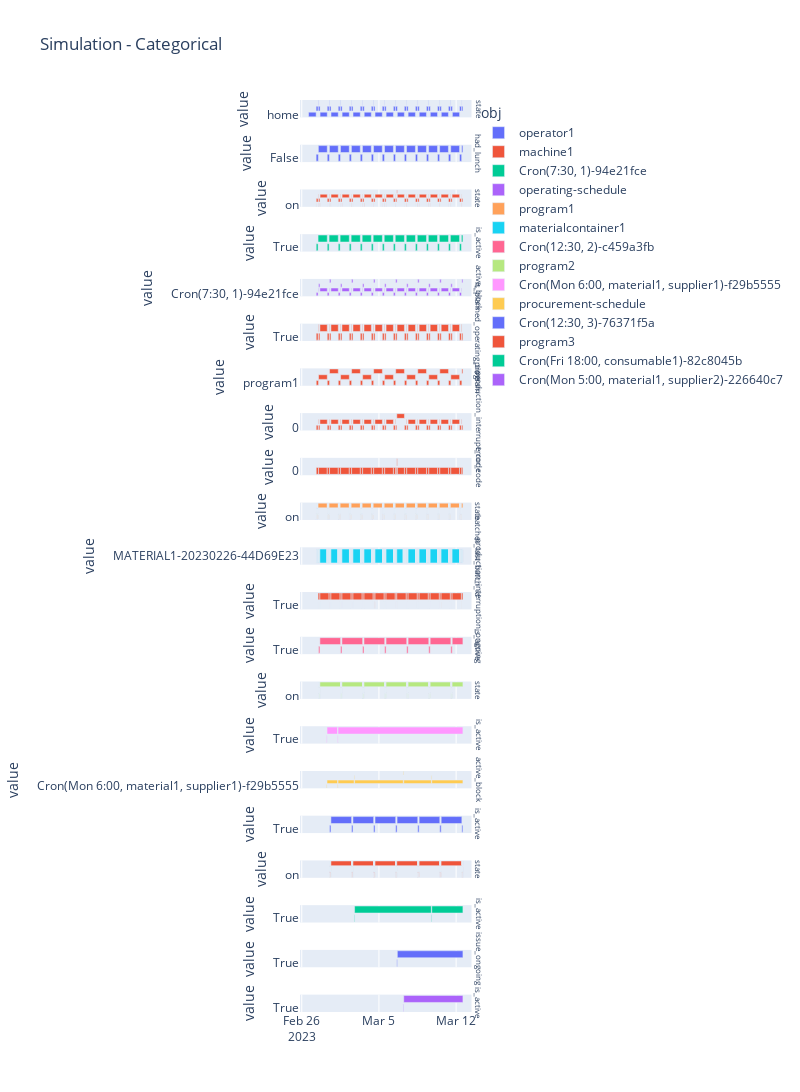
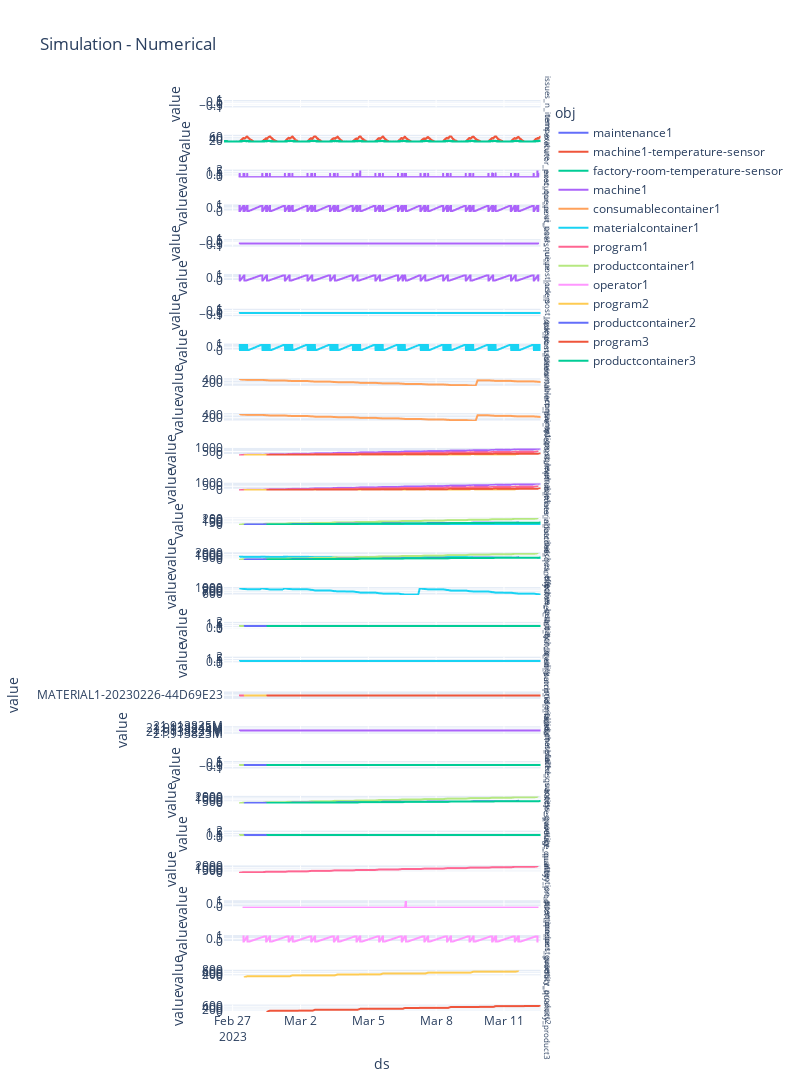

The code cell stored with these charts, in order, in its notebook:
### Code cell
import logging
import sys

from src.simulator.factory import Factory


logging.basicConfig(
     filename='run.log',
     filemode='w',
     level=logging.DEBUG,
     format='%(asctime)s - %(name)s - %(levelname)-7s - %(message)s',
     datefmt='%H:%M:%S'
 )
logger = logging.getLogger(__name__)


logger.info('Starting simulation')
factory = Factory.from_config('config/factory.yml')
factory.run(60)  #.run(366)
factory.plot()
